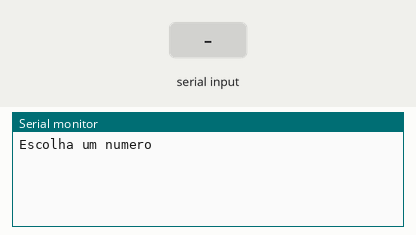
A sketch run on a simulated Arduino Uno, built with avr-gcc and run on an emulated ATmega328P. Shown: the last lines printed to the serial monitor. The test bench sets the inputs (shaded band).

Above: at 1.2 s.
1.3 s: "90,45\n" received over Serial
At 2.1 s:
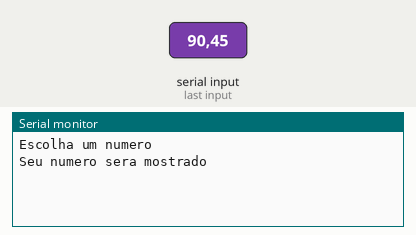
At 3.6 s:
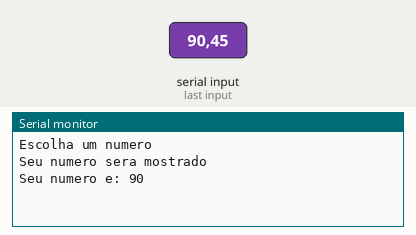

The sketch:

lopal_ex131.ino
```cpp
/* Faça um programa que receba um número de usuário e exiba este
número, apenas se for par.
*/

int n = 0;
int n1 = 0;

void setup()
{
  Serial.begin(9600);
}

void loop()
{
  Serial.println("Escolha um numero");
  while(!Serial.available());
  n = Serial.parseInt();

    n1 = n % 2;

  if(n1 == 0) {
  Serial.println("Seu numero sera mostrado");
    delay(2000);
  Serial.println("Seu numero e: " + String(n));
  } else {
  Serial.println("Seu numero nao sera mostrado");
  }

  delay(5000);

 Serial.println();
 Serial.println();
}
```

Measured:
- after the input at 1.3 s, the serial monitor: prints a new line at once (image 1)
